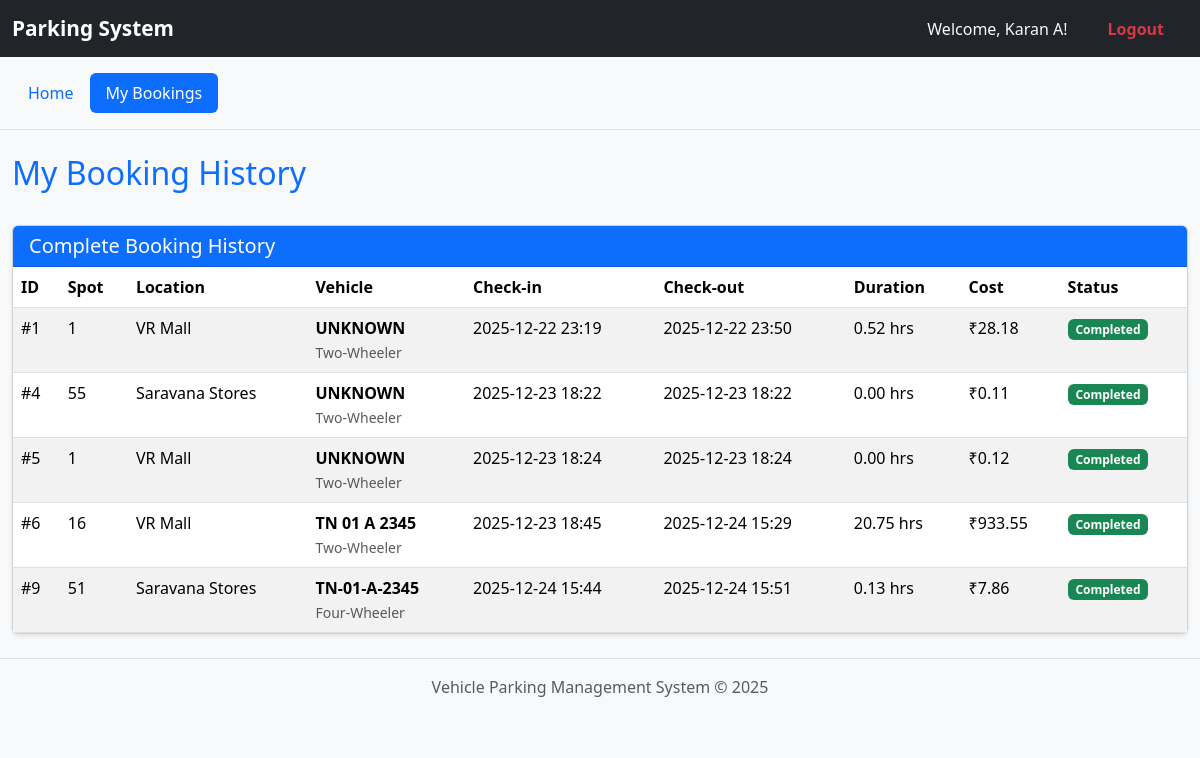
/user/summary (signed in), run on the app's committed database.
### models.py (models this page shows, shortened)
class User(db.Model):
    __tablename__ = "user"
    id = db.Column(db.Integer, primary_key=True, autoincrement=True)
    username = db.Column(db.String, unique=True, nullable=False)
    email = db.Column(db.String, nullable=True)
    pincode = db.Column(db.String(6), nullable=False)
    name = db.Column(db.String, nullable=True)
    password_hash = db.Column(db.String(128))
    reservations = db.relationship('Reservation', backref='user', cascade="all, delete-orphan")

class Reservation(db.Model):
    __tablename__ = 'reservation'
    id = db.Column(db.Integer, primary_key=True)
    spot_id = db.Column(db.Integer, db.ForeignKey('spot.id'), nullable=False)
    user_id = db.Column(db.Integer, db.ForeignKey('user.id'), nullable=False)
    parking_timestamp = db.Column(db.DateTime, nullable=False)
    leaving_timestamp = db.Column(db.DateTime, nullable=True)
    parking_cost_per_unit = db.Column(db.Float, nullable=False)
    vehicle_number = db.Column(db.String(20), nullable=False)  # Vehicle registration number
    vehicle_type = db.Column(db.String(20), nullable=False)  # Two-Wheeler or Four-Wheeler

class Lot(db.Model):
    __tablename__='lot'
    id = db.Column(db.Integer, primary_key=True,autoincrement=True)
    prime_location_name = db.Column(db.String(100), nullable=False)
    price = db.Column(db.Float, nullable=False)
    address = db.Column(db.String(255), nullable=False)
    pin_code = db.Column(db.String(6), nullable=False)
    maximum_number_of_spots = db.Column(db.Integer, nullable=False)
    spots = db.relationship('Spot', backref='lot',cascade="all, delete-orphan")

### app.py (the view)
@app.route('/user/summary')
def user_summary():
    if 'user_id' not in session or not logged_user(session['user_id']):
        flash('Please login to view your bookings.', 'danger')
        return redirect(url_for('login'))
    current_user = get_current_user()
    reservations = Reservation.query.filter_by(user_id=current_user.id).all()
    return render_template('user_summary.html', active_tab='summary', user=current_user.name, reservations=reservations)

### app.py (called while the page is built)
def is_logged_in():
    return 'user_id' in session and 'role' in session

def logged_user(user_id):
    if 'user_id' in session and session['user_id'] == user_id:
        user = User.query.filter_by(id=user_id).first()
        if user:
            return True
    return False

def get_current_user():
    if not is_logged_in():
        return None
    if session.get('role') == 'admin':
        return db.session.get(Admin, session['user_id'])
    else:
        return db.session.get(User, session['user_id'])

### templates/user_summary.html (shortened to what this page needs)
{% extends "user_base.html" %}
{% block content %}
<div class="row mb-4">
    <div class="col-md-12">
        <h2 class="text-primary">My Booking History</h2>
    </div>
</div>
{% if reservations %}
    {% set active_reservations = reservations | selectattr('leaving_timestamp', 'none') | list %}
    <div class="card">
        <div class="card-header bg-primary text-white">
            <h5 class="mb-0">Complete Booking History</h5>
        </div>
        <div class="card-body p-0">
            <div class="table-responsive">
                <table class="table table-striped table-hover mb-0">
                    <thead>
                        <tr>
                            <th>ID</th>
                            <th>Spot</th>
                            <th>Location</th>
                            <th>Vehicle</th>
                            <th>Check-in</th>
                            <th>Check-out</th>
                            <th>Duration</th>
                            <th>Cost</th>
                            <th>Status</th>
                        </tr>
                    </thead>
                    <tbody>
                        {% for reservation in reservations %}
                        <tr>
                            <td>#{{ reservation.id }}</td>
                            <td>{{ reservation.spot_id }}</td>
                            <td>
                                {% if reservation.spot and reservation.spot.lot %}
                                    {{ reservation.spot.lot.prime_location_name }}
                                {% else %}
                                    <span class="text-muted">(Deleted Location)</span>
                                {% endif %}
                            </td>
                            <td>
                                <strong>{{ reservation.vehicle_number }}</strong><br>
                                <small class="text-muted">{{ reservation.vehicle_type }}</small>
                            </td>
                            <td>{{ reservation.parking_timestamp.strftime('%Y-%m-%d %H:%M') }}</td>
                            <td>
                                {% if reservation.leaving_timestamp %}
                                    {{ reservation.leaving_timestamp.strftime('%Y-%m-%d %H:%M') }}
                                {% else %}
                                    <span class="badge bg-warning">Ongoing</span>
                                {% endif %}
                            </td>
                            <td>
                                {% if reservation.leaving_timestamp %}
                                    {% set duration = (reservation.leaving_timestamp - reservation.parking_timestamp).total_seconds() / 3600 %}
                                    {{ "%.2f"|format(duration) }} hrs
                                {% else %}
                                    -
                                {% endif %}
                            </td>
                            <td>
                                {% if reservation.leaving_timestamp %}
                                    {% set duration = (reservation.leaving_timestamp - reservation.parking_timestamp).total_seconds() / 3600 %}
                                    ₹{{ "%.2f"|format(duration * reservation.parking_cost_per_unit) }}
                                {% else %}
                                    Ongoing
                                {% endif %}
                            </td>
                            <td>
                                {% if reservation.leaving_timestamp %}
                                    <span class="badge bg-success">Completed</span>
                                {% else %}
                                    <span class="badge bg-warning">Active</span>
                                {% endif %}
                            </td>
                        </tr>
                        {% endfor %}
                    </tbody>
                </table>
            </div>
        </div>
    </div>
{% else %}
    <div class="alert alert-info">
        <h5>No Bookings Yet</h5>
        <p class="mb-0">You haven't made any parking reservations. <a href="{{ url_for('user', id=session['user_id']) }}" class="alert-link">Find a parking spot</a></p>
    </div>
{% endif %}
{% endblock %}

### templates/user_base.html (shortened to what this page needs)
<!DOCTYPE html>
<html lang="en">
<head>
  <link href="https://cdn.jsdelivr.net/npm/bootstrap@5.3.3/dist/css/bootstrap.min.css" rel="stylesheet"/>
</head>
<body>
<nav class="navbar navbar-expand-sm bg-dark navbar-dark">
  <div class="container-fluid">
    <a class="navbar-brand" href="{{ url_for('user', id=session['user_id']) }}"> Parking System</a>
    <div class="ms-auto d-flex">
      <span class="navbar-text text-light me-3">Welcome, {{ user }}!</span>
      <a href="{{ url_for('logout') }}" class="nav-link text-danger px-4 pt-2 fw-bold">Logout</a>
    </div>
  </div>
</nav>
<nav class="bg-light border-bottom">
  <div class="container-fluid">
    <ul class="nav nav-pills py-3">
      <li class="nav-item">
        <a href="{{ url_for('user', id=session['user_id']) }}" class="nav-link {% if active_tab == 'home' %}active{% endif %}">Home</a>
      </li>
      <li class="nav-item">
        <a href="{{ url_for('user_summary') }}" class="nav-link {% if active_tab == 'summary' %}active{% endif %}">My Bookings</a>
      </li>
    </ul>
  </div>
</nav>
<main class="container-fluid mt-4 mb-4">
  {% block content %}
  {% endblock %}
</main>
<footer class="bg-light text-center py-3 mt-4 border-top">
  <p class="text-muted">Vehicle Parking Management System &copy; 2025</p>
</footer>
</body>
</html>

### templates/user_base.html (style rules this page uses)
body { background-color: #f8f9fa; }
.navbar-brand { font-weight: bold; font-size: 1.3rem; }
.nav-pills .nav-link.active { background-color: #0d6efd; }
.card { box-shadow: 0 2px 4px rgba(0,0,0,0.1); }

### data on the page
User: name "Karan A"
Reservation: id "1", spot_id "1", spot.lot.prime_location_name "VR Mall", vehicle_number "UNKNOWN", vehicle_type "Two-Wheeler", parking_timestamp "2025-12-22 23:19", leaving_timestamp "2025-12-22 23:50", duration "0.52", duration*reservation.parking_cost_per_unit "28.18", shows "Completed"
Reservation: id "4", spot_id "55", spot.lot.prime_location_name "Saravana Stores", vehicle_number "UNKNOWN", vehicle_type "Two-Wheeler", parking_timestamp "2025-12-23 18:22", leaving_timestamp "2025-12-23 18:22", duration "0.00", duration*reservation.parking_cost_per_unit "0.11", shows "Completed"
Reservation: id "5", spot_id "1", spot.lot.prime_location_name "VR Mall", vehicle_number "UNKNOWN", vehicle_type "Two-Wheeler", parking_timestamp "2025-12-23 18:24", leaving_timestamp "2025-12-23 18:24", duration "0.00", duration*reservation.parking_cost_per_unit "0.12", shows "Completed"
Reservation: id "6", spot_id "16", spot.lot.prime_location_name "VR Mall", vehicle_number "TN 01 A 2345", vehicle_type "Two-Wheeler", parking_timestamp "2025-12-23 18:45", leaving_timestamp "2025-12-24 15:29", duration "20.75", duration*reservation.parking_cost_per_unit "933.55", shows "Completed"
Reservation: id "9", spot_id "51", spot.lot.prime_location_name "Saravana Stores", vehicle_number "TN-01-A-2345", vehicle_type "Four-Wheeler", parking_timestamp "2025-12-24 15:44", leaving_timestamp "2025-12-24 15:51", duration "0.13", duration*reservation.parking_cost_per_unit "7.86", shows "Completed"
